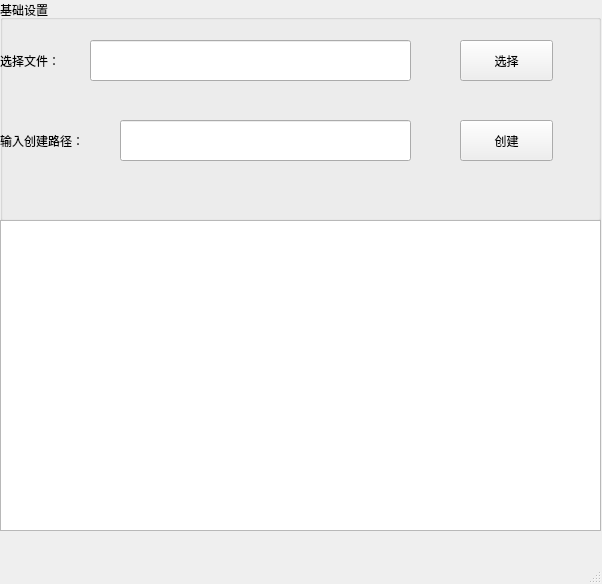
<?xml version="1.0" encoding="UTF-8"?>
<ui version="4.0">
 <class>MainWindow</class>
 <widget class="QMainWindow" name="MainWindow">
  <property name="geometry">
   <rect>
    <x>0</x>
    <y>0</y>
    <width>602</width>
    <height>584</height>
   </rect>
  </property>
  <property name="windowTitle">
   <string>MainWindow</string>
  </property>
  <widget class="QWidget" name="centralwidget">
   <widget class="QGroupBox" name="groupBox">
    <property name="geometry">
     <rect>
      <x>0</x>
      <y>0</y>
      <width>601</width>
      <height>221</height>
     </rect>
    </property>
    <property name="title">
     <string>基础设置</string>
    </property>
    <widget class="QLineEdit" name="lineEdit">
     <property name="geometry">
      <rect>
       <x>90</x>
       <y>40</y>
       <width>321</width>
       <height>41</height>
      </rect>
     </property>
    </widget>
    <widget class="QLabel" name="label">
     <property name="geometry">
      <rect>
       <x>0</x>
       <y>40</y>
       <width>111</width>
       <height>41</height>
      </rect>
     </property>
     <property name="text">
      <string>选择文件：</string>
     </property>
    </widget>
    <widget class="QLabel" name="label_2">
     <property name="geometry">
      <rect>
       <x>0</x>
       <y>120</y>
       <width>111</width>
       <height>41</height>
      </rect>
     </property>
     <property name="text">
      <string>输入创建路径：</string>
     </property>
    </widget>
    <widget class="QLineEdit" name="lineEdit_2">
     <property name="geometry">
      <rect>
       <x>120</x>
       <y>120</y>
       <width>291</width>
       <height>41</height>
      </rect>
     </property>
    </widget>
    <widget class="QPushButton" name="pushButton">
     <property name="geometry">
      <rect>
       <x>460</x>
       <y>40</y>
       <width>93</width>
       <height>41</height>
      </rect>
     </property>
     <property name="text">
      <string>选择</string>
     </property>
    </widget>
    <widget class="QPushButton" name="pushButton_2">
     <property name="geometry">
      <rect>
       <x>460</x>
       <y>120</y>
       <width>93</width>
       <height>41</height>
      </rect>
     </property>
     <property name="text">
      <string>创建</string>
     </property>
    </widget>
   </widget>
   <widget class="QTableWidget" name="tableWidget">
    <property name="geometry">
     <rect>
      <x>0</x>
      <y>220</y>
      <width>601</width>
      <height>311</height>
     </rect>
    </property>
   </widget>
  </widget>
  <widget class="QMenuBar" name="menubar">
   <property name="geometry">
    <rect>
     <x>0</x>
     <y>0</y>
     <width>602</width>
     <height>26</height>
    </rect>
   </property>
  </widget>
  <widget class="QStatusBar" name="statusbar"/>
 </widget>
 <resources/>
 <connections/>
</ui>
